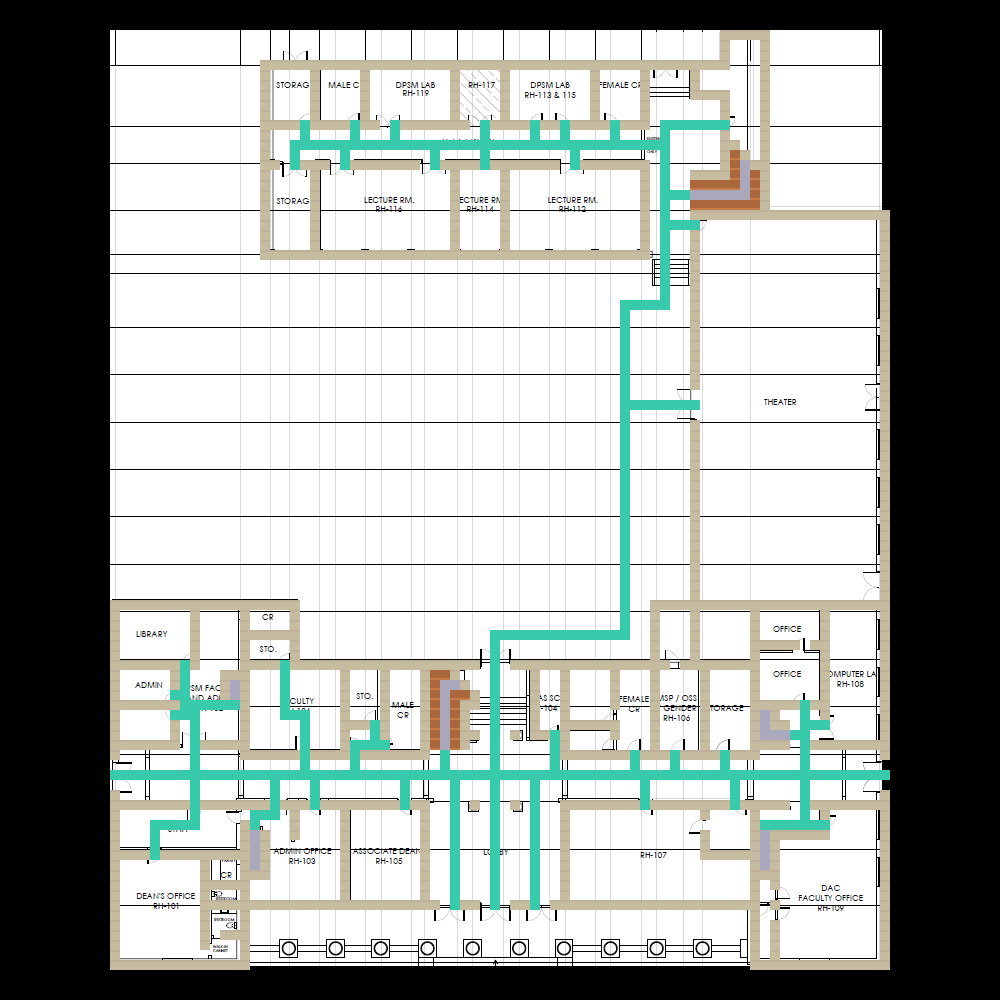

A level layout from a 2D game, rendered from its tile map. Below: a short description, then the map file with tile-grid data replaced by summaries:
An orthogonal 100x100 tile map with 10x10 px tiles, 1 tile layer (Tile Layer 1), 4 hidden layers not drawn, 1 image layer.

<map version="1.5" tiledversion="1.7.2" orientation="orthogonal" renderorder="right-down" width="100" height="100" tilewidth="10" tileheight="10" infinite="0" nextlayerid="12" nextobjectid="1">
 <editorsettings>
  <export target="Floor/Floors.csv" format="csv" />
 </editorsettings>
 <tileset firstgid="1" name="tileset" tilewidth="10" tileheight="10" tilecount="2166" columns="57">
  <image source="tileset.png" width="576" height="384" />
 </tileset>
 <group id="8" name="Floor3" visible="0" locked="1">
  <imagelayer id="9" name="Image Layer 3" offsetx="110" offsety="30">
   <image source="Floor3.png" width="773" height="936" />
  </imagelayer>
  <layer id="10" name="Tile Layer 3" width="100" height="100">
   <data>[10000 cells, 1377 non-empty, 4 distinct tile ids]</data>
  </layer>
 </group>
 <group id="5" name="Floor2" visible="0" locked="1">
  <imagelayer id="6" name="Image Layer 2" offsetx="110" offsety="30">
   <image source="Floor2.png" width="776" height="935" />
  </imagelayer>
  <layer id="7" name="Tile Layer 2" width="100" height="100">
   <data>[10000 cells, 1312 non-empty, 4 distinct tile ids]</data>
  </layer>
 </group>
 <group id="4" name="Floor1">
  <imagelayer id="2" name="Image Layer 1" offsetx="110" offsety="30">
   <image source="Floor1.png" width="772" height="936" />
  </imagelayer>
  <layer id="1" name="Tile Layer 1" width="100" height="100">
   <data>[10000 cells, 1435 non-empty, 4 distinct tile ids]</data>
  </layer>
 </group>
</map>
